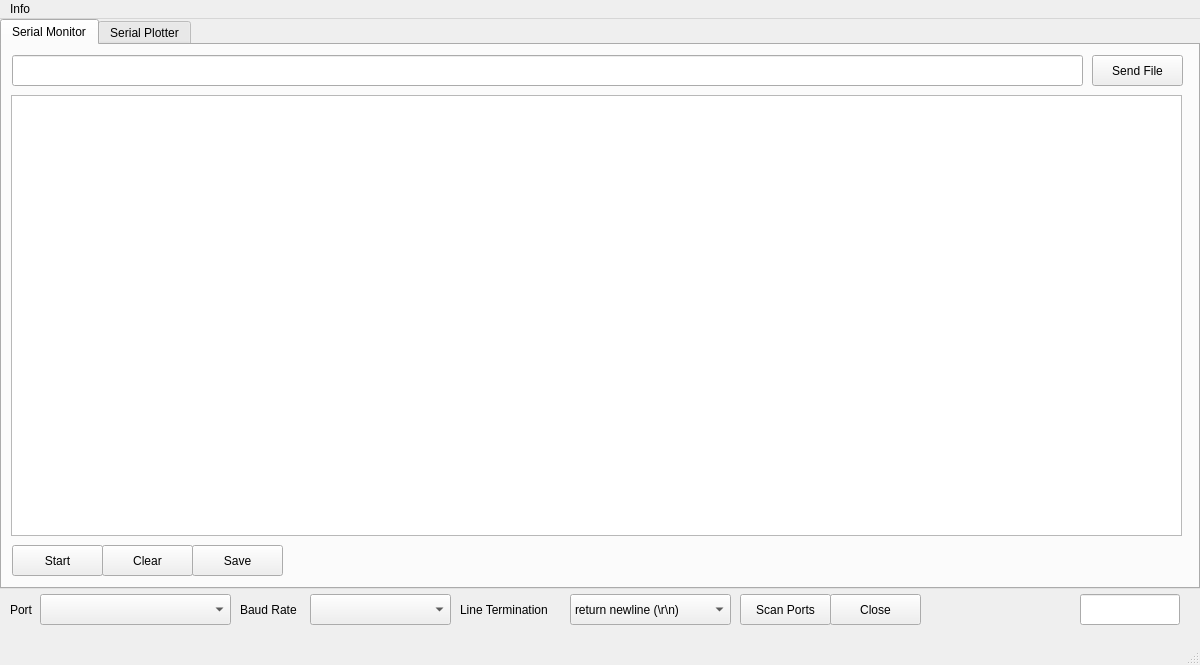
<?xml version="1.0" encoding="UTF-8"?>
<ui version="4.0">
 <class>qt</class>
 <widget class="QMainWindow" name="qt">
  <property name="geometry">
   <rect>
    <x>0</x>
    <y>0</y>
    <width>1200</width>
    <height>665</height>
   </rect>
  </property>
  <property name="cursor">
   <cursorShape>ArrowCursor</cursorShape>
  </property>
  <property name="windowTitle">
   <string>Camnera GUI</string>
  </property>
  <property name="windowOpacity">
   <double>0.990000000000000</double>
  </property>
  <property name="statusTip">
   <string>University of Arizona.</string>
  </property>
  <property name="whatsThis">
   <string>Camera GUI</string>
  </property>
  <widget class="QWidget" name="widget_MainWindow">
   <widget class="QTabWidget" name="tabWidget_MainWindow">
    <property name="enabled">
     <bool>true</bool>
    </property>
    <property name="geometry">
     <rect>
      <x>0</x>
      <y>0</y>
      <width>1200</width>
      <height>570</height>
     </rect>
    </property>
    <property name="maximumSize">
     <size>
      <width>1677799</width>
      <height>16777215</height>
     </size>
    </property>
    <property name="font">
     <font>
      <pointsize>9</pointsize>
     </font>
    </property>
    <property name="currentIndex">
     <number>0</number>
    </property>
    <property name="iconSize">
     <size>
      <width>12</width>
      <height>12</height>
     </size>
    </property>
    <widget class="QWidget" name="SerialMonitor">
     <property name="font">
      <font>
       <pointsize>9</pointsize>
      </font>
     </property>
     <attribute name="title">
      <string>Serial Monitor</string>
     </attribute>
     <widget class="QPushButton" name="pushButton_SerialSend">
      <property name="geometry">
       <rect>
        <x>1090</x>
        <y>10</y>
        <width>91</width>
        <height>31</height>
       </rect>
      </property>
      <property name="font">
       <font>
        <pointsize>9</pointsize>
       </font>
      </property>
      <property name="text">
       <string>Send File</string>
      </property>
      <property name="autoDefault">
       <bool>false</bool>
      </property>
     </widget>
     <widget class="QPushButton" name="pushButton_SerialClearOutput">
      <property name="geometry">
       <rect>
        <x>100</x>
        <y>500</y>
        <width>91</width>
        <height>31</height>
       </rect>
      </property>
      <property name="font">
       <font>
        <pointsize>9</pointsize>
       </font>
      </property>
      <property name="text">
       <string>Clear</string>
      </property>
     </widget>
     <widget class="QPushButton" name="pushButton_SerialSave">
      <property name="geometry">
       <rect>
        <x>190</x>
        <y>500</y>
        <width>91</width>
        <height>31</height>
       </rect>
      </property>
      <property name="font">
       <font>
        <pointsize>9</pointsize>
       </font>
      </property>
      <property name="text">
       <string>Save</string>
      </property>
     </widget>
     <widget class="QLineEdit" name="lineEdit_SerialText">
      <property name="geometry">
       <rect>
        <x>10</x>
        <y>10</y>
        <width>1071</width>
        <height>31</height>
       </rect>
      </property>
      <property name="font">
       <font>
        <pointsize>8</pointsize>
        <kerning>false</kerning>
       </font>
      </property>
     </widget>
     <widget class="QPushButton" name="pushButton_SerialStartStop">
      <property name="geometry">
       <rect>
        <x>10</x>
        <y>500</y>
        <width>91</width>
        <height>31</height>
       </rect>
      </property>
      <property name="font">
       <font>
        <pointsize>9</pointsize>
       </font>
      </property>
      <property name="text">
       <string>Start</string>
      </property>
     </widget>
     <widget class="QPlainTextEdit" name="plainTextEdit_SerialTextDisplay">
      <property name="geometry">
       <rect>
        <x>9</x>
        <y>50</y>
        <width>1171</width>
        <height>441</height>
       </rect>
      </property>
     </widget>
    </widget>
    <widget class="QWidget" name="SerialPlotter">
     <attribute name="title">
      <string>Serial Plotter</string>
     </attribute>
     <widget class="QGroupBox" name="groupBox">
      <property name="geometry">
       <rect>
        <x>560</x>
        <y>490</y>
        <width>621</width>
        <height>51</height>
       </rect>
      </property>
      <property name="title">
       <string>Zoom</string>
      </property>
      <widget class="QSlider" name="horizontalSlider_Zoom">
       <property name="geometry">
        <rect>
         <x>90</x>
         <y>20</y>
         <width>441</width>
         <height>20</height>
        </rect>
       </property>
       <property name="orientation">
        <enum>Qt::Horizontal</enum>
       </property>
      </widget>
      <widget class="QLineEdit" name="lineEdit_Horizontal">
       <property name="geometry">
        <rect>
         <x>550</x>
         <y>15</y>
         <width>61</width>
         <height>31</height>
        </rect>
       </property>
      </widget>
      <widget class="QLabel" name="label_Horizontal">
       <property name="geometry">
        <rect>
         <x>10</x>
         <y>20</y>
         <width>71</width>
         <height>20</height>
        </rect>
       </property>
       <property name="text">
        <string>Horizontal</string>
       </property>
      </widget>
     </widget>
     <widget class="QPushButton" name="pushButton_ChartStartStop">
      <property name="geometry">
       <rect>
        <x>10</x>
        <y>500</y>
        <width>91</width>
        <height>31</height>
       </rect>
      </property>
      <property name="font">
       <font>
        <pointsize>9</pointsize>
       </font>
      </property>
      <property name="text">
       <string>Start</string>
      </property>
     </widget>
     <widget class="QPushButton" name="pushButton_ChartClear">
      <property name="geometry">
       <rect>
        <x>100</x>
        <y>500</y>
        <width>91</width>
        <height>31</height>
       </rect>
      </property>
      <property name="font">
       <font>
        <pointsize>9</pointsize>
       </font>
      </property>
      <property name="text">
       <string>Clear</string>
      </property>
     </widget>
     <widget class="QGraphicsView" name="chartView">
      <property name="geometry">
       <rect>
        <x>10</x>
        <y>10</y>
        <width>1171</width>
        <height>481</height>
       </rect>
      </property>
     </widget>
     <widget class="QPushButton" name="pushButton_ChartSave">
      <property name="geometry">
       <rect>
        <x>190</x>
        <y>500</y>
        <width>91</width>
        <height>31</height>
       </rect>
      </property>
      <property name="font">
       <font>
        <pointsize>9</pointsize>
       </font>
      </property>
      <property name="text">
       <string>Save</string>
      </property>
     </widget>
     <widget class="QComboBox" name="comboBoxDropDown_DataSeparator">
      <property name="geometry">
       <rect>
        <x>380</x>
        <y>500</y>
        <width>81</width>
        <height>31</height>
       </rect>
      </property>
      <item>
       <property name="text">
        <string>comma (,)</string>
       </property>
      </item>
      <item>
       <property name="text">
        <string>semicolon (;)</string>
       </property>
      </item>
      <item>
       <property name="text">
        <string>point (.)</string>
       </property>
      </item>
      <item>
       <property name="text">
        <string>space (\s)</string>
       </property>
      </item>
      <item>
       <property name="text">
        <string>tab (\t)</string>
       </property>
      </item>
     </widget>
     <widget class="QLabel" name="label_LineTermination_2">
      <property name="geometry">
       <rect>
        <x>290</x>
        <y>500</y>
        <width>111</width>
        <height>31</height>
       </rect>
      </property>
      <property name="font">
       <font>
        <pointsize>9</pointsize>
       </font>
      </property>
      <property name="text">
       <string>Data Separator</string>
      </property>
     </widget>
    </widget>
   </widget>
   <widget class="QComboBox" name="comboBoxDropDown_LineTermination">
    <property name="geometry">
     <rect>
      <x>570</x>
      <y>575</y>
      <width>161</width>
      <height>31</height>
     </rect>
    </property>
    <property name="font">
     <font>
      <pointsize>9</pointsize>
     </font>
    </property>
    <item>
     <property name="text">
      <string>return newline (\r\n)</string>
     </property>
    </item>
    <item>
     <property name="text">
      <string>newline (\n)</string>
     </property>
    </item>
    <item>
     <property name="text">
      <string>return (\r)</string>
     </property>
    </item>
    <item>
     <property name="text">
      <string>newline return (\n\r)</string>
     </property>
    </item>
    <item>
     <property name="text">
      <string>none</string>
     </property>
    </item>
   </widget>
   <widget class="QComboBox" name="comboBoxDropDown_SerialPorts">
    <property name="geometry">
     <rect>
      <x>40</x>
      <y>575</y>
      <width>191</width>
      <height>31</height>
     </rect>
    </property>
    <property name="font">
     <font>
      <pointsize>9</pointsize>
     </font>
    </property>
   </widget>
   <widget class="QLabel" name="label_SerialPorts">
    <property name="geometry">
     <rect>
      <x>10</x>
      <y>575</y>
      <width>41</width>
      <height>31</height>
     </rect>
    </property>
    <property name="font">
     <font>
      <pointsize>9</pointsize>
     </font>
    </property>
    <property name="text">
     <string>Port</string>
    </property>
   </widget>
   <widget class="QLabel" name="label_LineTermination">
    <property name="geometry">
     <rect>
      <x>460</x>
      <y>575</y>
      <width>111</width>
      <height>31</height>
     </rect>
    </property>
    <property name="font">
     <font>
      <pointsize>9</pointsize>
     </font>
    </property>
    <property name="text">
     <string>Line Termination</string>
    </property>
   </widget>
   <widget class="QLabel" name="label_BaudRate">
    <property name="geometry">
     <rect>
      <x>240</x>
      <y>575</y>
      <width>81</width>
      <height>31</height>
     </rect>
    </property>
    <property name="font">
     <font>
      <pointsize>9</pointsize>
     </font>
    </property>
    <property name="text">
     <string>Baud Rate</string>
    </property>
   </widget>
   <widget class="QComboBox" name="comboBoxDropDown_BaudRates">
    <property name="geometry">
     <rect>
      <x>310</x>
      <y>575</y>
      <width>141</width>
      <height>31</height>
     </rect>
    </property>
    <property name="font">
     <font>
      <pointsize>9</pointsize>
     </font>
    </property>
   </widget>
   <widget class="QPushButton" name="pushButton_SerialScan">
    <property name="geometry">
     <rect>
      <x>740</x>
      <y>575</y>
      <width>91</width>
      <height>31</height>
     </rect>
    </property>
    <property name="font">
     <font>
      <pointsize>9</pointsize>
     </font>
    </property>
    <property name="text">
     <string>Scan Ports</string>
    </property>
   </widget>
   <widget class="QLineEdit" name="throughput">
    <property name="geometry">
     <rect>
      <x>1080</x>
      <y>575</y>
      <width>100</width>
      <height>31</height>
     </rect>
    </property>
    <property name="font">
     <font>
      <pointsize>9</pointsize>
     </font>
    </property>
   </widget>
   <widget class="QPushButton" name="pushButton_SerialOpenClose">
    <property name="geometry">
     <rect>
      <x>830</x>
      <y>575</y>
      <width>91</width>
      <height>31</height>
     </rect>
    </property>
    <property name="font">
     <font>
      <pointsize>9</pointsize>
     </font>
    </property>
    <property name="text">
     <string>Close</string>
    </property>
   </widget>
  </widget>
  <widget class="QMenuBar" name="menubar">
   <property name="geometry">
    <rect>
     <x>0</x>
     <y>0</y>
     <width>1200</width>
     <height>26</height>
    </rect>
   </property>
   <widget class="QMenu" name="menuInfo">
    <property name="title">
     <string>Info</string>
    </property>
    <addaction name="action_About"/>
    <addaction name="action_Help"/>
   </widget>
   <addaction name="menuInfo"/>
  </widget>
  <widget class="QStatusBar" name="statusbar"/>
  <action name="action_StatusBar">
   <property name="text">
    <string>Status</string>
   </property>
  </action>
  <action name="actionHelp">
   <property name="text">
    <string>Help</string>
   </property>
  </action>
  <action name="actionAbout">
   <property name="text">
    <string>About</string>
   </property>
  </action>
  <action name="actionInformation">
   <property name="text">
    <string>Information</string>
   </property>
  </action>
  <action name="action_SaveConfig">
   <property name="text">
    <string>Save Config</string>
   </property>
   <property name="statusTip">
    <string>Save Configuration</string>
   </property>
  </action>
  <action name="action_LoadConfig">
   <property name="text">
    <string>Load Config</string>
   </property>
   <property name="statusTip">
    <string>Load Configuration</string>
   </property>
  </action>
  <action name="action_About">
   <property name="text">
    <string>About</string>
   </property>
  </action>
  <action name="action_Help">
   <property name="text">
    <string>Help</string>
   </property>
  </action>
 </widget>
 <resources/>
 <connections/>
</ui>
